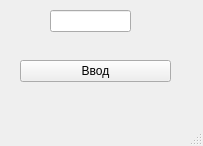
<?xml version="1.0" encoding="UTF-8"?>
<ui version="4.0">
 <class>fmVPPassword</class>
 <widget class="QMainWindow" name="fmVPPassword">
  <property name="geometry">
   <rect>
    <x>0</x>
    <y>0</y>
    <width>203</width>
    <height>146</height>
   </rect>
  </property>
  <property name="windowTitle">
   <string>Ввод пароля</string>
  </property>
  <widget class="QWidget" name="centralwidget">
   <widget class="QLineEdit" name="lePassword">
    <property name="geometry">
     <rect>
      <x>50</x>
      <y>10</y>
      <width>81</width>
      <height>22</height>
     </rect>
    </property>
    <property name="font">
     <font>
      <pointsize>9</pointsize>
     </font>
    </property>
   </widget>
   <widget class="QToolButton" name="tbEnterPassword">
    <property name="geometry">
     <rect>
      <x>20</x>
      <y>60</y>
      <width>151</width>
      <height>22</height>
     </rect>
    </property>
    <property name="text">
     <string>Ввод</string>
    </property>
   </widget>
  </widget>
  <widget class="QStatusBar" name="statusbar"/>
  <action name="actTIns">
   <property name="text">
    <string>Вставить строку</string>
   </property>
  </action>
  <action name="actTDel">
   <property name="text">
    <string>Удалить строку</string>
   </property>
  </action>
  <action name="actPrIns">
   <property name="text">
    <string>Новый профиль</string>
   </property>
  </action>
  <action name="actPrDel">
   <property name="text">
    <string>Удалить профиль</string>
   </property>
  </action>
  <action name="actPrRen">
   <property name="text">
    <string>Переименовать профиль</string>
   </property>
  </action>
 </widget>
 <resources/>
 <connections/>
</ui>
